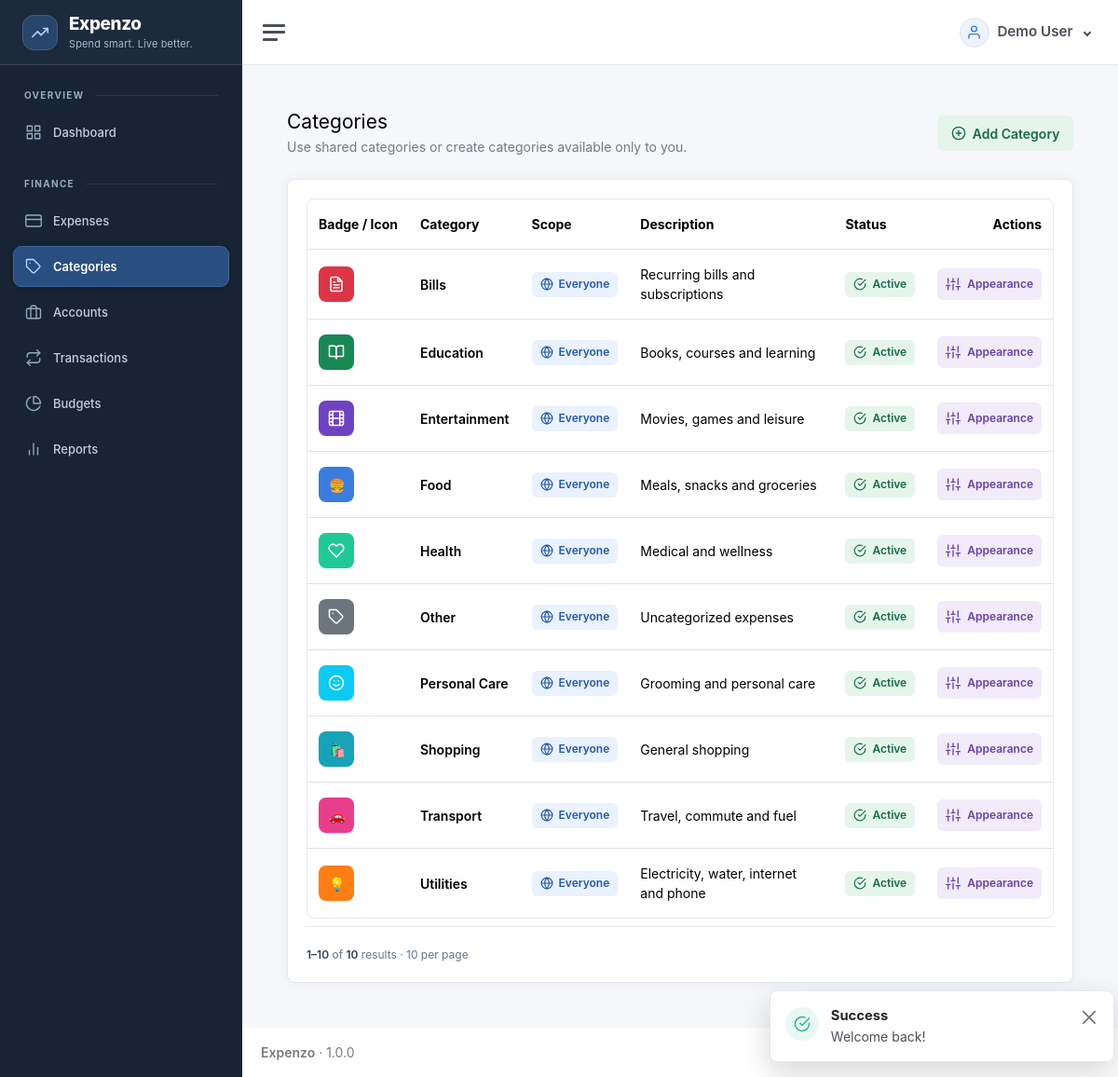
The page /categories (signed in) on the database its author committed.
### tables this page shows
CREATE TABLE users (
  id BIGINT UNSIGNED AUTO_INCREMENT PRIMARY KEY,
  name VARCHAR(120) NOT NULL,
  email VARCHAR(190) NOT NULL UNIQUE,
  password_hash VARCHAR(255) NOT NULL,
  status ENUM('active','inactive') NOT NULL DEFAULT 'active',
  created_at DATETIME NOT NULL DEFAULT CURRENT_TIMESTAMP,
  updated_at DATETIME NOT NULL DEFAULT CURRENT_TIMESTAMP ON UPDATE CURRENT_TIMESTAMP,
  INDEX idx_users_status(status)
);

CREATE TABLE user_category_settings (
  id BIGINT UNSIGNED AUTO_INCREMENT PRIMARY KEY,
  user_id BIGINT UNSIGNED NOT NULL,
  category_id BIGINT UNSIGNED NOT NULL,
  badge VARCHAR(16) NULL,
  icon VARCHAR(80) NULL,
  color VARCHAR(20) NULL,
  created_at DATETIME NOT NULL DEFAULT CURRENT_TIMESTAMP,
  updated_at DATETIME NOT NULL DEFAULT CURRENT_TIMESTAMP ON UPDATE CURRENT_TIMESTAMP,
  UNIQUE KEY uq_user_category(user_id, category_id),
  FOREIGN KEY(user_id) REFERENCES users(id) ON DELETE CASCADE,
  FOREIGN KEY(category_id) REFERENCES categories(id) ON DELETE CASCADE
);

CREATE TABLE categories (
  id BIGINT UNSIGNED AUTO_INCREMENT PRIMARY KEY,
  name VARCHAR(120) NOT NULL,
  description TEXT NULL,
  icon VARCHAR(80) NOT NULL DEFAULT 'tag',
  color VARCHAR(20) NOT NULL DEFAULT '#3b7ddd',
  status ENUM('active','inactive') NOT NULL DEFAULT 'active',
  owner_id BIGINT UNSIGNED NULL,
  owner_scope BIGINT UNSIGNED GENERATED ALWAYS AS (COALESCE(owner_id,0)) STORED,
  created_by BIGINT UNSIGNED NULL,
  created_at DATETIME NOT NULL DEFAULT CURRENT_TIMESTAMP,
  updated_at DATETIME NOT NULL DEFAULT CURRENT_TIMESTAMP ON UPDATE CURRENT_TIMESTAMP,
  UNIQUE KEY uq_categories_owner_name(owner_scope,name),
  INDEX idx_categories_status(status),
  INDEX idx_categories_owner_status(owner_id,status),
  FOREIGN KEY(owner_id) REFERENCES users(id) ON DELETE RESTRICT,
  FOREIGN KEY(created_by) REFERENCES users(id) ON DELETE SET NULL
);

### resources/views/categories/index.php (the view, shortened to what the rows shown need)
<?php
$module = 'categories';
require dirname(__DIR__).'/partials/page-header.php';
?>
<div class="card"><div class="card-body">
<div class="table-responsive" role="region" aria-label="Categories table" tabindex="0"><table class="table crud-table mb-0">
<thead><tr><th scope="col">Badge / Icon</th><th scope="col">Category</th><th scope="col">Scope</th><?php if ($showOwner): ?><th scope="col">Owner</th><?php endif; ?><th scope="col">Description</th><th scope="col">Status</th><th scope="col" class="text-end">Actions</th></tr></thead>
<tbody>
<?php foreach ($rows as $r): ?>
<tr>
<td><span class="category-badge" style="background-color:<?=e(preg_match('/^#[a-fA-F0-9]{6}$/D', $r['display_color'] ?? '') ? $r['display_color'] : '#3b7ddd')?>"><?php if (!empty($r['badge'])): ?><?=e($r['badge'])?><?php else: ?><i data-feather="<?=e($r['display_icon'] ?? 'tag')?>"></i><?php endif; ?></span></td>
<td class="fw-semibold"><?=e($r['name'])?></td>
<td><span class="status-badge status-badge--<?=$r['owner_id'] === null ? 'primary' : 'neutral'?>"><i data-feather="<?=$r['owner_id'] === null ? 'globe' : 'user'?>" aria-hidden="true"></i><?=$r['owner_id'] === null ? 'Everyone' : ((int)$r['owner_id'] === (int)auth_user()['id'] ? 'Only me' : 'Owner only')?></span></td>
<td class="table-description"><?=e($r['description'] ?? '')?></td>
<td><span class="status-badge status-badge--<?=in_array($r['status'], ['active', 'posted'], true) ? 'success' : 'neutral'?>"><i data-feather="<?=in_array($r['status'], ['active', 'posted'], true) ? 'check-circle' : 'pause-circle'?>" aria-hidden="true"></i><?=e(ucfirst($r['status']))?></span></td>
<td><?php
$rowId = $r['id']; $rowName = $r['name'];
$mayAppearance = can('categories.customize') && Authorization::categoryCustomizable(auth_user(), $r);
require dirname(__DIR__).'/partials/row-actions.php';
?></td>
</tr>
<?php endforeach; ?>
</tbody></table></div>
<?php $total = $data['total']; $page = $data['page']; $per = $data['per']; require dirname(__DIR__).'/partials/pagination.php'; ?>
</div></div>

### resources/views/partials/row-actions.php (shortened to what the rows shown need)
<div class="table-actions">
    <?php if ($module === 'categories' && ($mayAppearance ?? false)): ?><a class="action-button action-button--purple btn btn-sm btn-outline-secondary" href="<?=e(url('categories/'.$rowId.'/appearance'))?>"><i data-feather="sliders" aria-hidden="true"></i>Appearance<span class="visually-hidden"> for <?=e($rowName)?></span></a><?php endif; ?>
</div>

### app/Core/Router.php (shortened to what the rows shown need)
<?php
final class Router { private array $routes=[];
 private function add(string $method,string $path,string $handler):void{$this->routes[] = compact('method','path','handler');}
 public function dispatch(Request $request):void{foreach($this->routes as $r){if($r['method']!==$request->method())continue;$pattern=preg_replace('#\\{([a-zA-Z_][a-zA-Z0-9_]*)\\}#','(?P<$1>[^/]+)',str_replace('/','\/',$r['path']));if(preg_match('#^'.$pattern.'$#',$request->path(),$m)){[$class,$method]=explode('@',$r['handler']);$controller=new $class();$params=[];foreach($m as $k=>$v)if(!is_int($k))$params[]=$v; $controller->$method($request,...$params);return;}} Response::status(404); View::render('errors/404',[], 'app');}
}

### resources/views/layouts/app.php (shortened to what the rows shown need)
<?php
$sidebarPath = rtrim((new \App\Core\Request())->path(), '/') ?: '/';
$navigation = [
    'Overview' => ['dashboard' => ['Dashboard', 'grid', 'dashboard.view']],
    'Finance' => [
        'expenses' => ['Expenses', 'credit-card', 'expenses.view'],
        'categories' => ['Categories', 'tag', 'categories.view'],
        'accounts' => ['Accounts', 'briefcase', 'accounts.view'],
        'transactions' => ['Transactions', 'repeat', 'transactions.view'],
        'budgets' => ['Budgets', 'pie-chart', 'budgets.view'],
        'reports' => ['Reports', 'bar-chart-2', 'reports.view'],
    ],
    'Administration' => [
        'users' => ['Users', 'users', 'users.view'],
        'roles' => ['Roles & Permissions', 'shield', 'roles.view'],
        'audit-logs' => ['Audit Logs', 'activity', 'audit.view'],
        'settings' => ['Settings', 'settings', 'settings.view'],
    ],
];
$currentUser = auth_user() ?? [];
$currentUserName = $currentUser['name'] ?? 'User';
?>
<!doctype html>
<html lang="en">
<head>
    <link href="<?= asset('app.css') ?>" rel="stylesheet">
    <link href="<?= asset('crud.css') ?>" rel="stylesheet">
</head>
<body class="app-shell">
    <div class="wrapper">
        <nav id="sidebar" class="sidebar js-sidebar" aria-label="Main navigation">
            <div class="sidebar-content js-simplebar">
                <a aria-label="<?= e(APP_NAME) ?> home" class="sidebar-brand app-sidebar-brand" href="<?= e(url(landing_path())) ?>"><span class="sidebar-brand-mark"><i data-feather="trending-up" aria-hidden="true"></i></span><span class="align-middle brand-mini"><span><?= e(APP_NAME) ?></span><span class="sidebar-brand-tagline">Spend smart. Live better.</span></span></a>
                <ul class="sidebar-nav">
                    <?php foreach ($navigation as $group => $items):
                        $visible = array_filter($items, static fn(array $item): bool => can($item[2]));
                        if (!$visible)
                            continue;
                        ?>
                        <li class="sidebar-header"><?= e($group) ?></li>
                        <?php foreach ($visible as $section => [$label, $icon, $permission]):
                            $active = $sidebarPath === '/' . $section || str_starts_with($sidebarPath, '/' . $section . '/') || ($section === 'dashboard' && $sidebarPath === '/');
                            ?>
                            <li class="sidebar-item <?= $active ? 'active' : '' ?>"><a class="sidebar-link" aria-label="<?= e($label) ?>"
                                    href="<?= e(url($section)) ?>" <?= $active ? 'aria-current="page"' : '' ?>><i aria-hidden="true" class="align-middle" data-feather="<?= e($icon) ?>"></i><span
                                        class="align-middle"><?= e($label) ?></span></a></li>
                        <?php endforeach; endforeach; ?>
                </ul>
            </div>
        </nav>
        <div class="main">
            <nav class="navbar navbar-expand navbar-light navbar-bg">
                <a class="sidebar-toggle app-sidebar-toggle" role="button" tabindex="0" aria-label="Toggle navigation" aria-controls="sidebar" aria-expanded="true"><i
                        class="hamburger align-self-center"></i></a>
                <div class="navbar-collapse collapse">
                    <ul class="navbar-nav navbar-align">
                        <li class="nav-item dropdown">
                            <a class="nav-link user-menu-toggle dropdown-toggle" href="#" data-bs-toggle="dropdown"
                                aria-expanded="false">
                                <span class="user-menu-avatar"><i data-feather="user"></i></span>
                                <span class="user-menu-name"><?= e($currentUserName) ?></span>
                            </a>
                        </li>
                    </ul>
                </div>
            </nav>
            <main class="content">
                <div class="container-fluid p-0">
                    <?= $content ?>
                </div>
            </main>
            <footer class="footer">
                <div class="container-fluid">
                    <div class="row text-muted">
                        <div class="col-6 text-start">
                            <p class="mb-0"><strong><?= e(APP_NAME) ?></strong> &middot; <?= APP_VERSION ?></p>
                        </div>
                        <div class="col-6 text-end">All Rights Reserved &copy; <?= date('Y') ?></div>
                    </div>
                </div>
            </footer>
        </div>
    </div>
    <?php require dirname(__DIR__).'/partials/toasts.php'; ?>
</body>
</html>

### rows shown on the page
users: name "Demo User"
user_category_settings: category.name "Bills", category.description "Recurring bills and subscriptions", category.status "Active"
user_category_settings: category.name "Education", category.description "Books, courses and learning", category.status "Active"
user_category_settings: category.name "Entertainment", category.description "Movies, games and leisure", category.status "Active"
user_category_settings: badge "🍔", category.name "Food", category.description "Meals, snacks and groceries", category.status "Active"
user_category_settings: category.name "Health", category.description "Medical and wellness", category.status "Active"
user_category_settings: category.name "Other", category.description "Uncategorized expenses", category.status "Active"
user_category_settings: category.name "Personal Care", category.description "Grooming and personal care", category.status "Active"
user_category_settings: badge "🛍️", category.name "Shopping", category.description "General shopping", category.status "Active"
user_category_settings: badge "🚗", category.name "Transport", category.description "Travel, commute and fuel", category.status "Active"
user_category_settings: badge "💡", category.name "Utilities", category.description "Electricity, water, internet and phone", category.status "Active"

### other values the page prints
$group "OVERVIEW"
$label "Dashboard"
$group "FINANCE"
$label "Expenses"
$label "Categories"
$label "Accounts"
$label "Transactions"
$label "Budgets"
$label "Reports"
$toast['label'] "Success"
$toast['message'] "Welcome back!"
